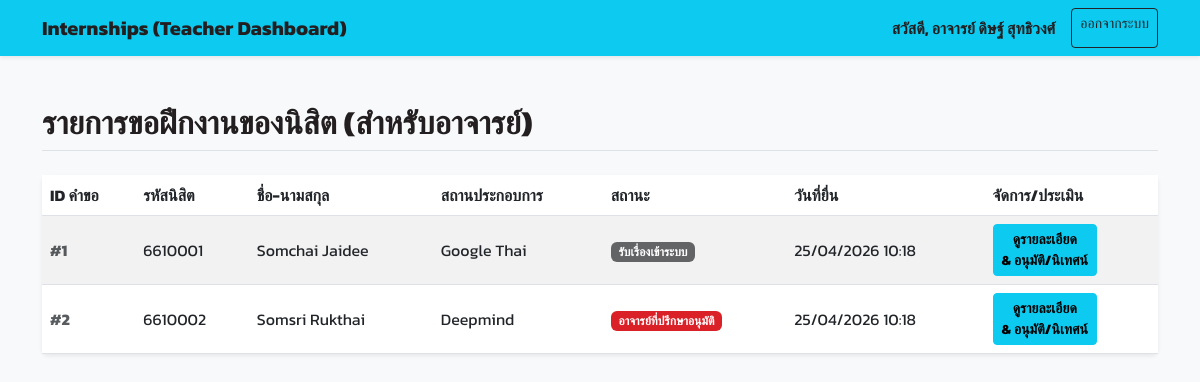
The page /teacher_dashboard.php (signed in) on the database its author committed.
### tables this page shows
CREATE TABLE `internship_requests` (
  `id` int(11) NOT NULL AUTO_INCREMENT,
  `student_id` int(11) NOT NULL,
  `company_name` varchar(255) NOT NULL,
  `position` varchar(255) NOT NULL,
  `start_date` date NOT NULL,
  `end_date` date NOT NULL,
  `status` int(11) NOT NULL DEFAULT 1 COMMENT '1: Received, 2: Advisor Approved, 3: Letter Issued, 4: Finished, 9: Canceled',
  `created_at` timestamp NOT NULL DEFAULT CURRENT_TIMESTAMP,
  PRIMARY KEY (`id`),
  FOREIGN KEY (`student_id`) REFERENCES `users`(`id`) ON DELETE CASCADE
);

CREATE TABLE `users` (
  `id` int(11) NOT NULL AUTO_INCREMENT,
  `username` varchar(50) NOT NULL UNIQUE,
  `password` varchar(255) NOT NULL,
  `role` enum('student','staff','teacher') NOT NULL,
  `first_name` varchar(100) NOT NULL,
  `last_name` varchar(100) NOT NULL,
  `title` varchar(50) DEFAULT NULL,
  `year_level` int(11) DEFAULT NULL,
  `profile_image` varchar(255) DEFAULT NULL,
  `education` text DEFAULT NULL,
  PRIMARY KEY (`id`)
);

### teacher_dashboard.php (the view, shortened to what this page needs)
<?php
include 'config.php';
$sql = "SELECT ir.*, u.first_name, u.last_name, u.username as student_id_code
        FROM internship_requests ir
        JOIN users u ON ir.student_id = u.id
        ORDER BY ir.created_at DESC";
$result = $conn->query($sql);
?>
<!DOCTYPE html>
<html lang="th">
<head>
    <link href="https://cdn.jsdelivr.net/npm/bootstrap@5.3.0/dist/css/bootstrap.min.css" rel="stylesheet">
    <link rel="stylesheet" href="swu-theme.css">
</head>
<body>
<nav class="navbar navbar-expand-lg navbar-dark bg-info shadow-sm">
  <div class="container">
    <a class="navbar-brand fw-bold text-dark" href="#">Internships (Teacher Dashboard)</a>
    <div class="d-flex">
        <span class="navbar-text text-dark fw-bold me-3">สวัสดี, อาจารย์ <?= $_SESSION['name'] ?></span>
        <a href="logout.php" class="btn btn-outline-dark btn-sm">ออกจากระบบ</a>
    </div>
  </div>
</nav>
<div class="container mt-5">
    <h2 class="mb-4 text-dark fw-bold border-bottom pb-2">รายการขอฝึกงานของนิสิต (สำหรับอาจารย์)</h2>
    <div class="card shadow-sm border-0">
        <div class="card-body p-0">
            <div class="table-responsive">
                <table class="table table-hover table-striped mb-0 align-middle">
                    <thead class="bg-light">
                        <tr>
                            <th>ID คำขอ</th>
                            <th>รหัสนิสิต</th>
                            <th>ชื่อ-นามสกุล</th>
                            <th>สถานประกอบการ</th>
                            <th>สถานะ</th>
                            <th>วันที่ยื่น</th>
                            <th>จัดการ/ประเมิน</th>
                        </tr>
                    </thead>
                    <tbody>
                        <?php if($result->num_rows > 0): ?>
                            <?php while($row = $result->fetch_assoc()): ?>
                                <tr>
                                    <td class="fw-bold text-muted">#<?= $row['id'] ?></td>
                                    <td><?= htmlspecialchars($row['student_id_code']) ?></td>
                                    <td><?= htmlspecialchars($row['first_name'] . ' ' . $row['last_name']) ?></td>
                                    <td><?= htmlspecialchars($row['company_name']) ?></td>
                                    <td><?= getStatusLabel($row['status']) ?></td>
                                    <td><?= date('d/m/Y H:i', strtotime($row['created_at'])) ?></td>
                                    <td>
                                        <a href="teacher_view.php?id=<?= $row['id'] ?>" class="btn btn-sm btn-info fw-bold">ดูรายละเอียด <br>& อนุมัติ/นิเทศน์</a>
                                    </td>
                                </tr>
                            <?php endwhile; ?>
                        <?php else: ?>
                            <tr>
                                <td colspan="7" class="text-center py-4 text-muted">ยังไม่มีรายการคำขอ</td>
                            </tr>
                        <?php endif; ?>
                    </tbody>
                </table>
            </div>
        </div>
    </div>
</div>
</body>
</html>

### config.php (shortened to what this page needs)
<?php
function getStatusLabel($status_code) {
    switch ($status_code) {
        case 1: return '<span class="badge bg-secondary">รับเรื่องเข้าระบบ</span>';
        case 2: return '<span class="badge bg-primary">อาจารย์ที่ปรึกษาอนุมัติ</span>';
    }
}
?>

### swu-theme.css (style rules this page uses)
:root { --swu-red: #DA2128; --swu-red-hover: #b01820; --swu-grey: #636466; --swu-dark: #231F20; --bs-primary: #DA2128; --bs-primary-rgb: 218, 33, 40; --bs-secondary: #636466; --bs-secondary-rgb: 99, 100, 102; --bs-dark: #231F20; --bs-dark-rgb: 35, 31, 32; --bs-link-color: #DA2128; --bs-link-hover-color: #b01820; }
.bg-primary { background-color: var(--swu-red) !important; }
.bg-secondary { background-color: var(--swu-grey) !important; }

### teacher_dashboard.php (style rules this page uses)
body { font-family: 'Kanit', sans-serif; background-color: #f8f9fa; }

### rows shown on the page
internship_requests: id "1", student.username "6610001", student.last_name "Somchai Jaidee", company_name "Google Thai", status "รับเรื่องเข้าระบบ", created_at "25/04/2026 10:18"
internship_requests: id "2", student.username "6610002", student.last_name "Somsri Rukthai", company_name "Deepmind", status "อาจารย์ที่ปรึกษาอนุมัติ", created_at "25/04/2026 10:18"

### other values the page prints
$_SESSION['name'] "ดิษฐ์ สุทธิวงศ์"
